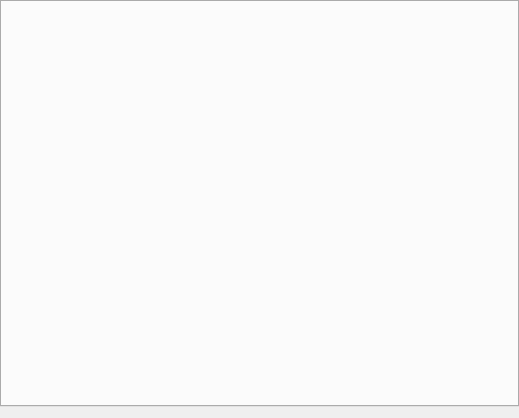
<?xml version="1.0" encoding="UTF-8"?>
<ui version="4.0">
 <class>AutorunPolicyWidget</class>
 <widget class="QWidget" name="AutorunPolicyWidget">
  <property name="geometry">
   <rect>
    <x>0</x>
    <y>0</y>
    <width>519</width>
    <height>418</height>
   </rect>
  </property>
  <property name="windowTitle">
   <string>Form</string>
  </property>
  <layout class="QHBoxLayout" name="horizontalLayout_7">
   <property name="leftMargin">
    <number>0</number>
   </property>
   <property name="topMargin">
    <number>0</number>
   </property>
   <property name="rightMargin">
    <number>0</number>
   </property>
   <item>
    <widget class="QTabWidget" name="tabWidget">
     <property name="currentIndex">
      <number>-1</number>
     </property>
    </widget>
   </item>
  </layout>
 </widget>
 <resources/>
 <connections/>
</ui>
